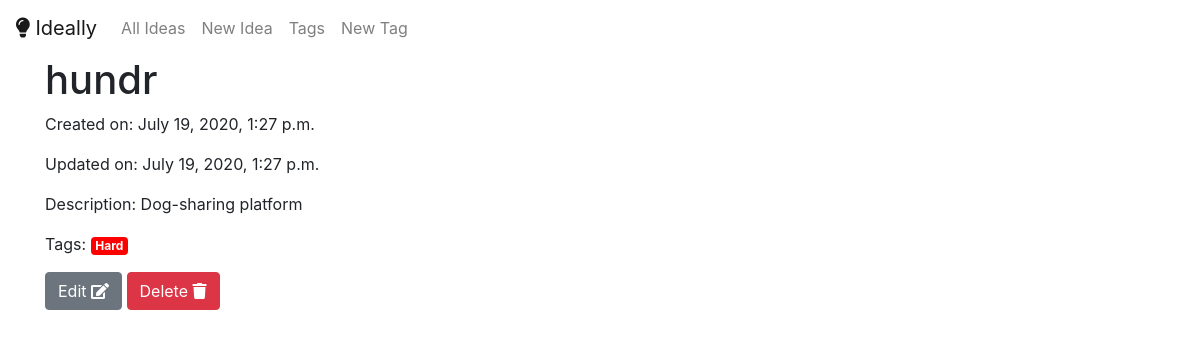
Page /2/ on the committed database.
### app/models.py (models this page shows, shortened)
class Idea(models.Model):
    title = models.CharField(max_length=200)
    description = models.CharField(max_length=5000)
    creation_date = models.DateTimeField('date created', auto_now=True)
    update_date = models.DateTimeField('date updated', auto_now=True)
    tags = models.ManyToManyField(Tag)

class Tag(models.Model):
    name = models.CharField(max_length=100)
    description = models.CharField(max_length=500)
    color = ColorField(default='#FF0000')

### app/views.py (the view)
# urls.py: path('<int:pk>/', IdeaDetail.as_view(), name='detail'),
class IdeaDetail(generic.DetailView):
    model = Idea
    template_name = 'app/idea_detail.html'

### app/templates/app/idea_detail.html
{% extends 'app/base.html' %}
{% block content %}
    <h1>{{ idea.title }}</h1>
    <p>Created on: {{ idea.creation_date }}</p>
    <p>Updated on: {{ idea.update_date }}</p>
    <p>Description: {{ idea.description }}</p>
    <p>Tags:
        {% for tag in idea.tags.all %}
            <span class="badge badge-primary" style="background-color: {{ tag.color }}">{{ tag.name }}</span>
        {% endfor %}
    </p>
    <a class="btn btn-secondary" href="{% url 'app:edit' idea.id %}">Edit <i class="fas fa-edit"></i></a>
    <a class="btn btn-danger" href="{% url 'app:delete' idea.id %}">Delete <i class="fas fa-trash"></i></a>
{% endblock %}

### rows in the picture
Idea: title "hundr", creation_date "July 19, 2020, 1:27 p.m.", update_date "July 19, 2020, 1:27 p.m.", description "Dog-sharing platform"
Tag: name "Hard"
